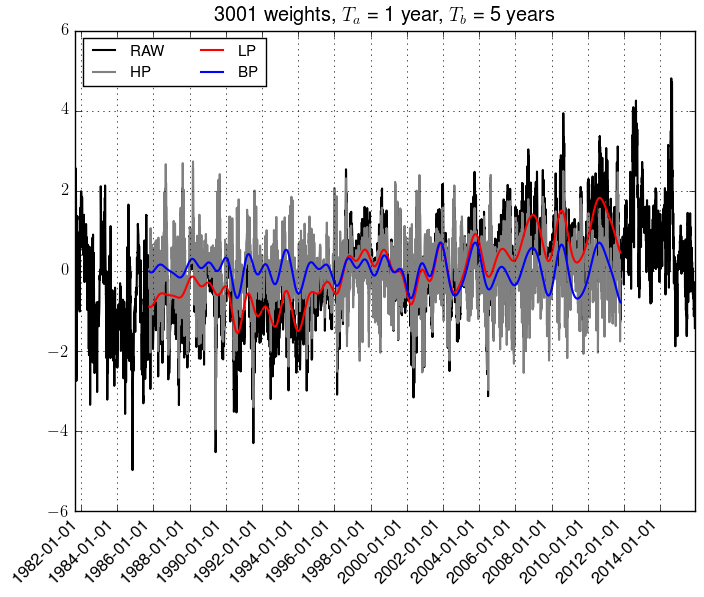

Source code (Python):

from netCDF4 import Dataset
import pylab as plt
from netcdftime import utime
import envtoolkit.ts
import numpy as np
import matplotlib

fin = Dataset("ts_sst.nc", "r")
time = fin.variables['time']
units = time.units
time = time[:]
data = fin.variables["sst"][:, 0, 0]
cdftime = utime(units)
date = cdftime.num2date(time)
datestr = np.array([d.strftime("%Y-%m-%d") for d in date])
days = np.array([d.day for d in date])
month = np.array([d.month for d in date])
iticks = np.nonzero((days == 1) & (month == 1))[0][::2]

# processing daily time scales
yyyymmdd = envtoolkit.ts.make_yymmdd(date)
dclim = envtoolkit.ts.compute_daily_clim(data, yyyymmdd)
danom = envtoolkit.ts.compute_daily_anom(data, yyyymmdd, dclim)

nwts = 3001
tcuta = 1*365.
tcutb = 5*365.

lanchp = envtoolkit.ts.Lanczos("hp", nwts, tcuta)
lanclp = envtoolkit.ts.Lanczos("lp", nwts, tcuta)
lancbp = envtoolkit.ts.Lanczos("bp", nwts, tcuta, tcutb)

tshp = lanchp.wgt_runave(danom)
tslp = lanclp.wgt_runave(danom)
tsbp = lancbp.wgt_runave(danom)

prop = matplotlib.font_manager.FontProperties(size=11)

fig = plt.figure()

ax = plt.subplot(111)
plt.plot(time, danom, label="RAW")
plt.plot(time, tshp, label="HP", color="gray")
plt.plot(time, tslp, label="LP", color="red")
plt.plot(time, tsbp, label="BP", color="blue")
plt.xlim(time.min(), time.max())
plt.grid(True)
plt.legend(loc=0, prop=prop, ncol=2)
plt.title(r'%d weights, $T_a$ = 1 year, $T_b$ = 5 years' %nwts)
ax.set_xticks(time[iticks])
ax.set_xticklabels(datestr[iticks], rotation=45, ha="right")
plt.savefig('figure_lanczos.png', bbox_inches="tight")
